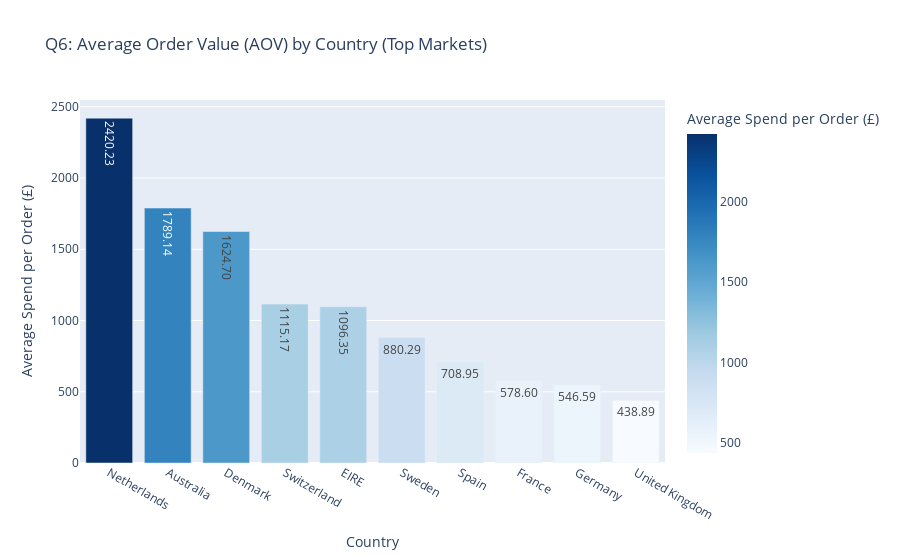

The notebook cell saved with this chart:
### Code cell
# --- Q6: Average Order Value (AOV) by Country : AOV = Total Revenue / Number of Unique Invoices.
# Focus on the Top 10 Countries by Revenue to keep the chart readable.

# 1. Calculate Total Revenue and Unique Invoices per Country
country_stats = df_sales.groupby('Country').agg({
    'TotalAmount': 'sum',
    'Invoice': 'nunique'
}).reset_index()

# 2. Calculate AOV
country_stats['AOV'] = country_stats['TotalAmount'] / country_stats['Invoice']

# 3. Filter: Take top 10 countries by Total Revenue (to avoid outliers from small countries)
top_countries = country_stats.sort_values(by='TotalAmount', ascending=False).head(10)
# Re-sort by AOV for the plot
top_countries_by_aov = top_countries.sort_values(by='AOV', ascending=False)

# 4. Plot Bar Chart
fig6 = px.bar(top_countries_by_aov, 
              x='Country', 
              y='AOV', 
              title='Q6: Average Order Value (AOV) by Country (Top Markets)',
              labels={'AOV': 'Average Spend per Order (£)', 'Country': 'Country'},
              text_auto='.2f', # Show value with 2 decimal places
              color='AOV',
              color_continuous_scale='Blues')

fig6.show()

### Figure 1 — Plotly figure (JSON) as saved in the notebook; plotly's stock layout.template omitted (floating-point values rounded to 4 significant figures)
{"data": [{"hovertemplate": "Country=%{x}<br>Average Spend per Order (£)=%{marker.color}<extra></extra>", "legendgroup": "", "marker": {"color": [2420.0, 1789.0, 1625.0, 1115.0, 1096.0, 880.3, 709.0, 578.6, 546.6, 438.9], "coloraxis": "coloraxis", "pattern": {"shape": ""}}, "name": "", "orientation": "v", "showlegend": false, "textposition": "auto", "texttemplate": "%{y:.2f}", "type": "bar", "x": ["Netherlands", "Australia", "Denmark", "Switzerland", "EIRE", "Sweden", "Spain", "France", "Germany", "United Kingdom"], "xaxis": "x", "y": [2420.0, 1789.0, 1625.0, 1115.0, 1096.0, 880.3, 709.0, 578.6, 546.6, 438.9], "yaxis": "y"}], "layout": {"barmode": "relative", "coloraxis": {"colorbar": {"title": {"text": "Average Spend per Order (£)"}}, "colorscale": [[0, "rgb(247,251,255)"], [0.125, "rgb(222,235,247)"], [0.25, "rgb(198,219,239)"], [0.375, "rgb(158,202,225)"], [0.5, "rgb(107,174,214)"], [0.625, "rgb(66,146,198)"], [0.75, "rgb(33,113,181)"], [0.875, "rgb(8,81,156)"], [1, "rgb(8,48,107)"]]}, "legend": {"tracegroupgap": 0}, "title": {"text": "Q6: Average Order Value (AOV) by Country (Top Markets)"}, "xaxis": {"anchor": "y", "domain": [0, 1], "title": {"text": "Country"}}, "yaxis": {"anchor": "x", "domain": [0, 1], "title": {"text": "Average Spend per Order (£)"}}}}
